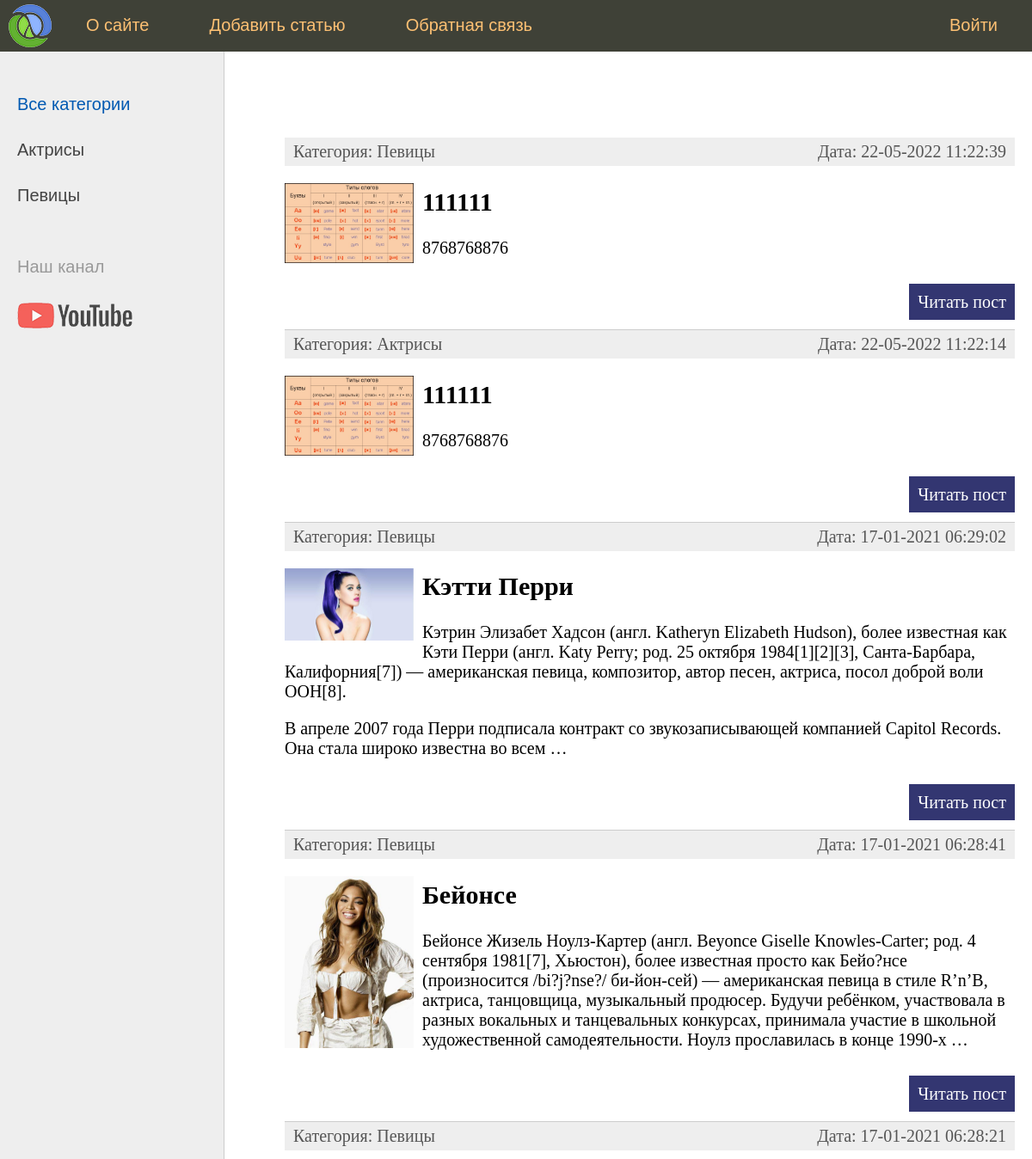
Before: / (upper part) with the older database file.
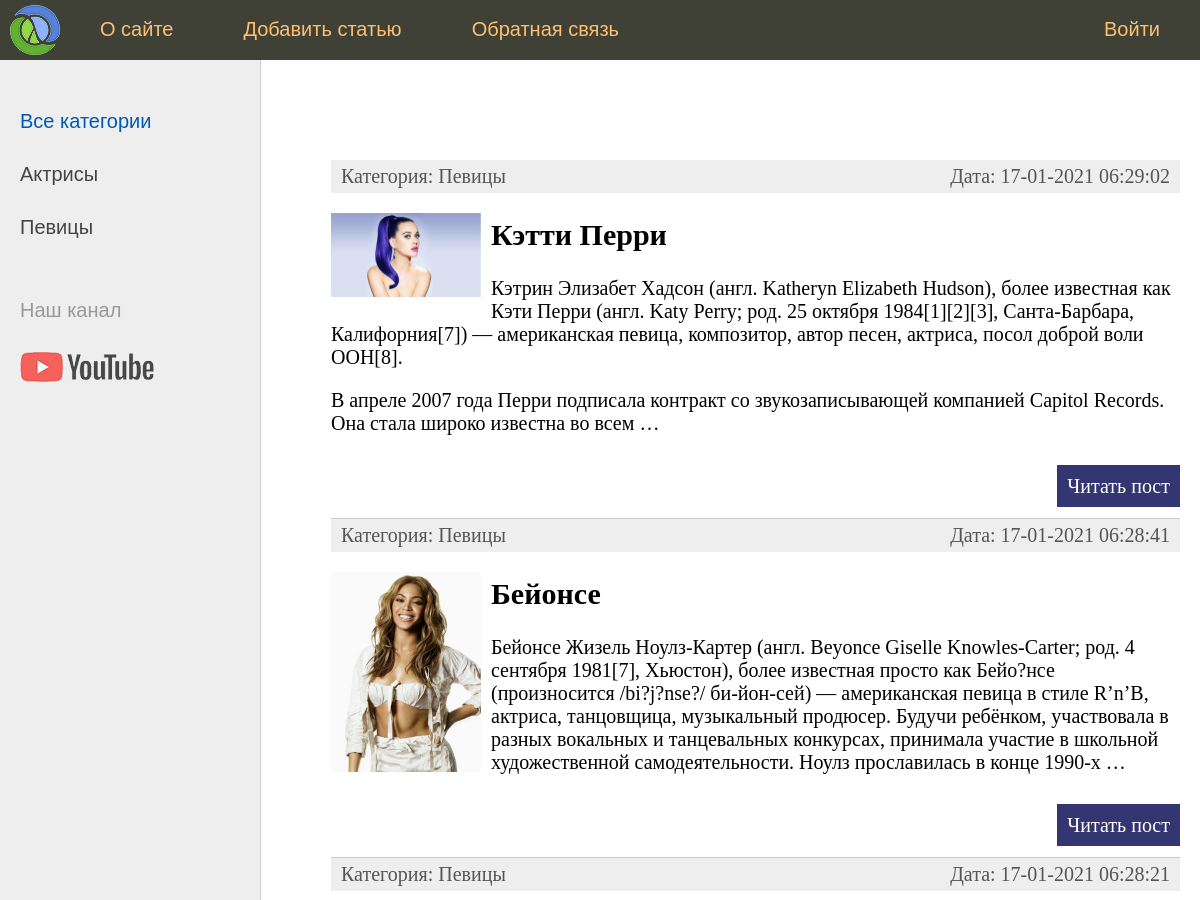
After: the same page with the newer database file.
### women/models.py (models this page shows, shortened)
class Category(models.Model):
    name = models.CharField(max_length=100, db_index=True, verbose_name="Категория")
    slug = models.SlugField(max_length=255, unique=True, db_index=True, verbose_name="URL")
    def __str__(self):
        return self.name
    def get_absolute_url(self):
        return reverse('category', kwargs={'cat_id': self.pk})
    class Meta:
        verbose_name = 'Категория'
        verbose_name_plural = 'Категории'
        ordering = ['id']

class Women(models.Model):
    title = models.CharField(max_length=255, verbose_name="Заголовок")
    slug = models.SlugField(max_length=255, unique=True, db_index=True, verbose_name="URL")
    content = models.TextField(blank=True, verbose_name="Текст статьи")
    photo = models.ImageField(upload_to="photos/%Y/%m/%d/", verbose_name="Фото")
    time_create = models.DateTimeField(auto_now_add=True, verbose_name="Время создания")
    time_update = models.DateTimeField(auto_now=True, verbose_name="Время изменения")
    is_published = models.BooleanField(default=True, verbose_name="Публикация")
    cat = models.ForeignKey('Category', on_delete=models.PROTECT, verbose_name="Категории")
    def get_absolute_url(self):
        return reverse('post', kwargs={'post_slug': self.slug})
    class Meta:
        verbose_name = 'Известные женщины'
        verbose_name_plural = 'Известные женщины'
        ordering = ['-time_create', 'title']

### women/views.py (the view)
# urls.py: path('', WomenHome.as_view(), name='home'),
class WomenHome(ListView):
    model = Women
    template_name = 'women/index.html'
    context_object_name = 'posts'
    def get_context_data(self, *, object_list=None, **kwargs):
        context = super().get_context_data(**kwargs)
        context['menu'] = menu
        context['title'] = 'Главная сраница'
        context['cat_selected'] = 0
        return context
    def get_queryset(self):
        return Women.objects.filter(is_published=True)

### women/templatetags/women_tags.py (called while the page is built)
@register.inclusion_tag('women/list_categories.html')
def show_categories(sort=None, cat_selected=0):
    if not sort:
        cats = Category.objects.all()
    else:
        cats = Category.objects.order_by(sort)
    return {"cats": cats, "cat_selected": cat_selected}

### women/templates/women/index.html (shortened to what this page needs)
{% extends 'women/base.html' %}
{% block content %}
<ul class="list-articles">
	{% for p in posts %}
			<li><div class="article-panel">
	<p class="first">Категория: {{p.cat}}</p>
	<p class="last">Дата: {{p.time_update|date:"d-m-Y H:i:s"}}</p>
</div>
{% if p.photo %}
	<p><img class="img-article-left thumb" src="{{p.photo.url}}"></p>
{% endif %}
				<h2>{{p.title}}</h2>
	{% autoescape on %}
	{{p.content|linebreaks|truncatewords:50}}
	{% endautoescape %}
			<p class="link-read-post"><a href="{{ p.get_absolute_url }}">Читать пост</a></p>
			</li>
	{% endfor %}
</ul>
{% endblock %}

### women/templates/women/base.html (shortened to what this page needs)
{% load static %}
{% load women_tags %}
<!DOCTYPE html>
<html>
<head>
	<link type="text/css" href="{% static 'women/css/styles.css' %}" rel="stylesheet" />
</head>
<body>
<table class="table-page" border=0 cellpadding="0" cellspacing="0">
<tr><td valign=top>
{% block mainmenu %}
		<div class="header">
			<ul id="mainmenu" class="mainmenu">
			<li class="logo"><a href="{% url 'home' %}"><div class="logo"></div></a></li>
{% for m in menu %}
	{% if not forloop.last %}
			<li><a href="{% url m.url_name %}">{{m.title}}</a></li>
	{% else %}
			<li class="last"><a href="{% url m.url_name %}">{{m.title}}</a></li>
	{% endif %}
{% endfor %}
			</ul>
		</div>
{% endblock mainmenu %}
<table class="table-content" border=0 cellpadding="0" cellspacing="0">
<tr>
	<td valign="top" class="left-chapters">
	<ul id="leftchapters">
{% if cat_selected == 0 %}
		<li class="selected">Все категории</li>
{% else %}
		<li><a href="{% url 'home' %}">Все категории</a></li>
{% endif %}
{% show_categories cat_selected=cat_selected %}
		<li class="share">
		<p>Наш канал</p>
		<a class="share-yt" href="https://www.youtube.com/channel/UCFB13uJ_4-Qfu-VPHj4_OBQ/featured" target="_blank" rel="nofollow"></a>
		</li>
	</ul>
</td>
<td valign="top" class="content">
	<div class="content-text">
{% block content %}
{% endblock %}
	</div>
</td></tr></table>
</td></tr>
</table>
</body>
</html>

### women/templates/women/list_categories.html
{% for c in cats %}
	{% if c.pk == cat_selected %}
		<li class="selected">{{c.name}}</li>
	{% else %}
		<li><a href="{{ c.get_absolute_url }}">{{c.name}}</a></li>
	{% endif %}
{% endfor %}

### women/static/women/css/styles.css (style rules this page uses)
html, body { font-family: 'Arial'; margin: 0; padding: 0; height: 100%; width: 100%; color: #444; }
a { color: #0059b2; text-decoration: none; }
img { max-width: 600px; height: auto; }
img.img-article-left { max-width: 300px; height: auto; float: left; padding: 0 10px 10px 0; }
img.img-article-left.thumb { max-width: 150px; height: auto; }
p.link-read-post { text-align: right; }
p.link-read-post a { padding: 10px; min-width: 100px; background: #333671; color: #fff; text-decoration: none; }
div.article-panel { background: #eee; padding: 5px 10px 5px 10px; box-sizing border-box; overflow: hidden; color: #555; }
div.article-panel p.first { margin: 0; float: left; }
div.article-panel p.last { margin: 0; float: right; }
ul.list-articles { list-style: none; margin: 0; padding: 0; }
ul.list-articles li { border-bottom: 1px solid #ccc; }
.table-page { width: 100%; height: 100%; vertical-align: top; }
.table-page tr { height: 100%; }
.header { background: #3F4137; height: 60px; }
.logo { background: url('../images/logo.png') no-repeat 10px 5px; width: 70px; height: 60px; }
ul.mainmenu { list-style: none; margin: 0; padding: 0; height: 60px; color: #fdc073; font-size: 20px; overflow: hidden; }
ul.mainmenu li { float: left; margin: 18px 40px 0 30px; }
ul.mainmenu li.logo { margin: 0; }
ul.mainmenu li.last { float: right; }
ul.mainmenu li a { color: #fdc073; text-decoration: none; }
.table-content { width: 100%; min-height: 100%; height: 100%; }
.left-chapters { margin: 0; background: #eee; border-right: 1px solid #ccc; min-height: 100%; }
.left-chapters ul { width: 230px; min-height: 100%; margin: 0; padding: 20px 10px 10px 20px; list-style: none; font-size: 20px; }
.left-chapters ul li { margin: 30px 0 0 0; color: #999; }
.left-chapters ul li.selected { color: #0059b2; }
.left-chapters ul li a { color: #444; text-decoration: none; }
.left-chapters ul li.share { margin: 60px 0 0 0; }
.left-chapters ul li.share p { margin: 30px 0 30px 0; }
.left-chapters ul li.share a { display: inline-block; width: 40px; height: 40px; margin: 0 20px 0 0; }
.left-chapters ul li.share a.share-yt { width: 100%; height: 30px; background: url('../images/share_yt.png') no-repeat 0 0 }
.content { padding: 40px 20px 20px 40px; width: 100%; box-sizing: border-box; }
.content-text { margin: 60px 0 0 30px; color: #000; font-size: 20px; font-family: Yandex Sans Display Light; }

Changed rows visible on the page:
removed Women: cat "Певицы", time_update "22-05-2022 11:22:39", photo (picture), title "111111", content "8768768876"
removed Women: cat "Актрисы", time_update "22-05-2022 11:22:14", photo (picture), title "111111", content "8768768876"
